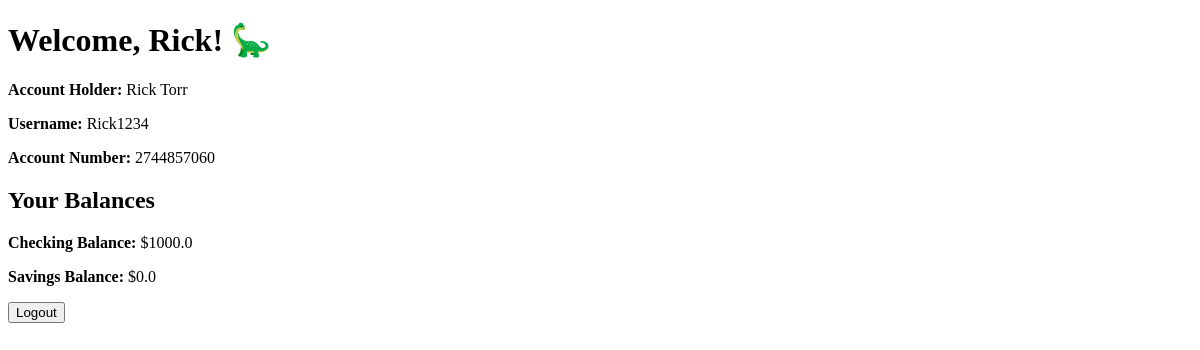
/dashboard (signed in), run on an earlier commit of the app's database.
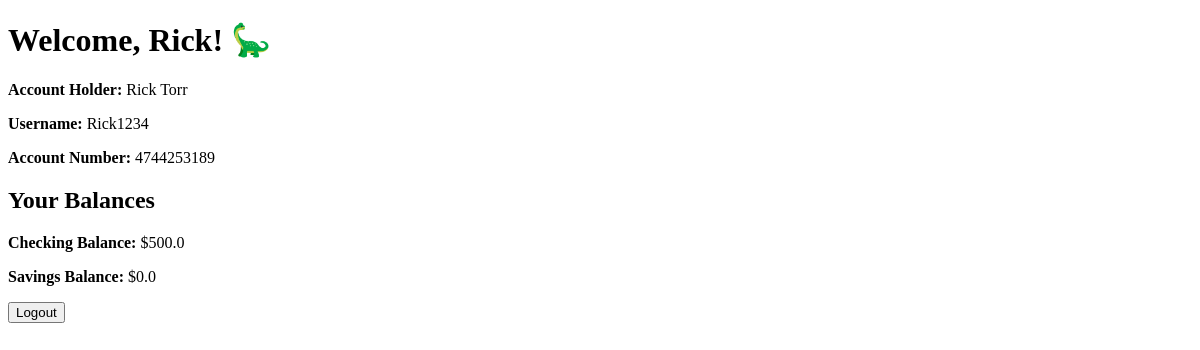
And on a later commit of the database.
### app.py (models this page shows)
class User(db.Model):
    id = db.Column(db.Integer, primary_key=True)
    first_name = db.Column(db.String(50), nullable=False)
    last_name = db.Column(db.String(50), nullable=False)
    username = db.Column(db.String(50), unique=True, nullable=False)
    password = db.Column(db.String(200), nullable=False)
    account_number = db.Column(db.String(10), unique=True)
    routing_number = db.Column(db.String(9), default='031000053')
    checking_balance = db.Column(db.Float, default=0.0)
    savings_balance = db.Column(db.Float, default=0.0)
    is_admin = db.Column(db.Boolean, default=False)

### app.py (the view)
@app.route('/dashboard')
def dashboard():
    if 'user_id' not in session:
        return redirect(url_for('login'))
    user = User.query.get(session['user_id'])
    return render_template('dashboard.html', user=user)

### templates/dashboard.html (shortened to what this page needs)
<!DOCTYPE html>
<html>
    <head>
    </head>
    <body>
        <h1>Welcome, {{ user.first_name }}! 🦕</h1>
        <p><strong>Account Holder:</strong> {{ user.first_name }} {{ user.last_name }}</p>
        <p><strong>Username:</strong> {{ user.username }}</p>
        <p><strong>Account Number:</strong> {{ user.account_number }}</p>
        <h2>Your Balances</h2>
        <p><strong>Checking Balance:</strong> ${{ user.checking_balance }}</p>
        <p><strong>Savings Balance:</strong> ${{ user.savings_balance }}</p>
        <form action="{{ url_for('logout') }}" method="POST">
            <input type="submit" value="Logout">
        </form>
    </body>
</html>

What changed in the data, as far as the page shows it:
changed User "Rick": account_number "2744857060" → "4744253189"; checking_balance "1000.0" → "500.0"
